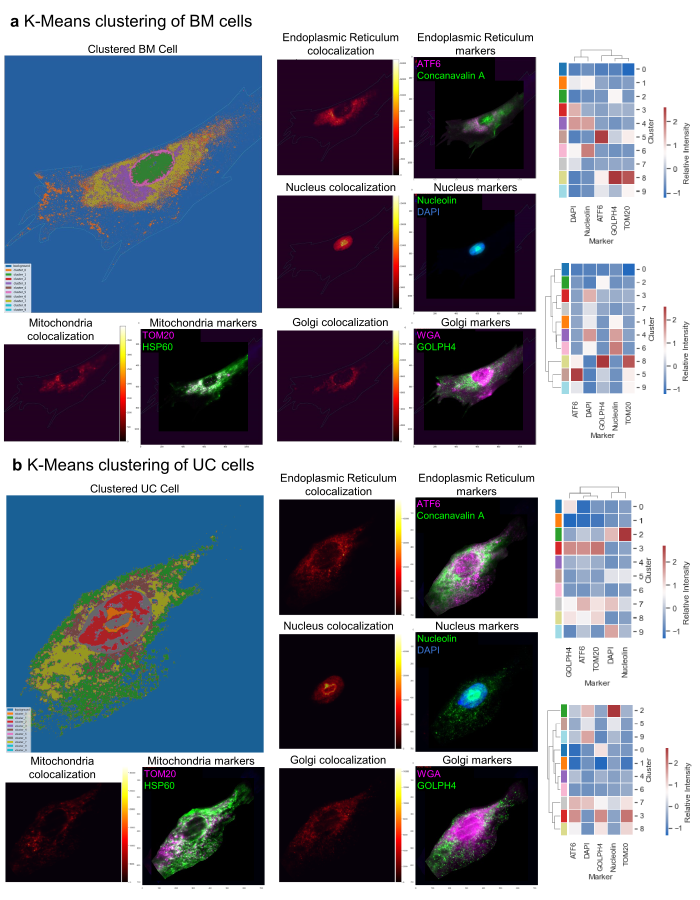
#> input picture Criteria Testing/data/Figure 10.tiff, 2100 x 2700 px (shown at 1/3 size); its folder holds only this picture in this run
$ jupyter execute 02_complexityScore.ipynb
#> lines starting #> are read from the running program, lines starting #| are printed output that depends on the picture; after the words box and inside, x2 and y2 are one past the last pixel; in counts of white or black regions, pixels touching at a corner belong together
# Complexity Score Calculation

## Importing Libraries and Files

[cell 1]
import cv2
import matplotlib.pyplot as plt
import numpy as np
import pandas as pd
import os
import pathlib

curPlace = os.getcwd()
Place = curPlace + '\data'
placePath = pathlib.Path(Place)
allFiles = list(placePath.iterdir())

## Importing the Images and Calculating Objects

[cell 2]
allComp = np.array([1])

for i in allFiles:
    # Convert image in grayscale
    src = cv2.imread(str(i))
#> src is the input picture: shape (2700, 2100, 3); mean B, G, R 140.4, 126.8, 120.6
    gray_im = cv2.cvtColor(src, cv2.COLOR_BGR2GRAY)
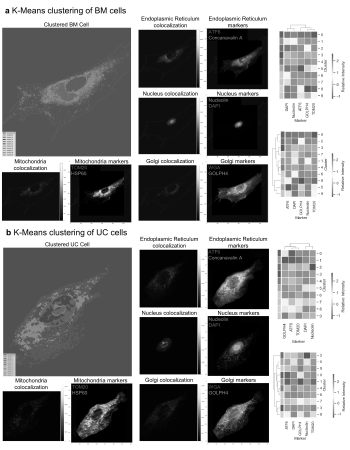
#> gray_im: shape (2700, 2100) (shown at 1/6 size); min 0, max 255, mean 126.5

    # Contrast adjusting with gamma correction y = 1.2
    gray_correct = np.array(255 * (gray_im / 255) ** 1.2 , dtype='uint8')
    thresh = cv2.adaptiveThreshold(gray_correct, 255, cv2.ADAPTIVE_THRESH_GAUSSIAN_C, cv2.THRESH_BINARY, 255, 19)
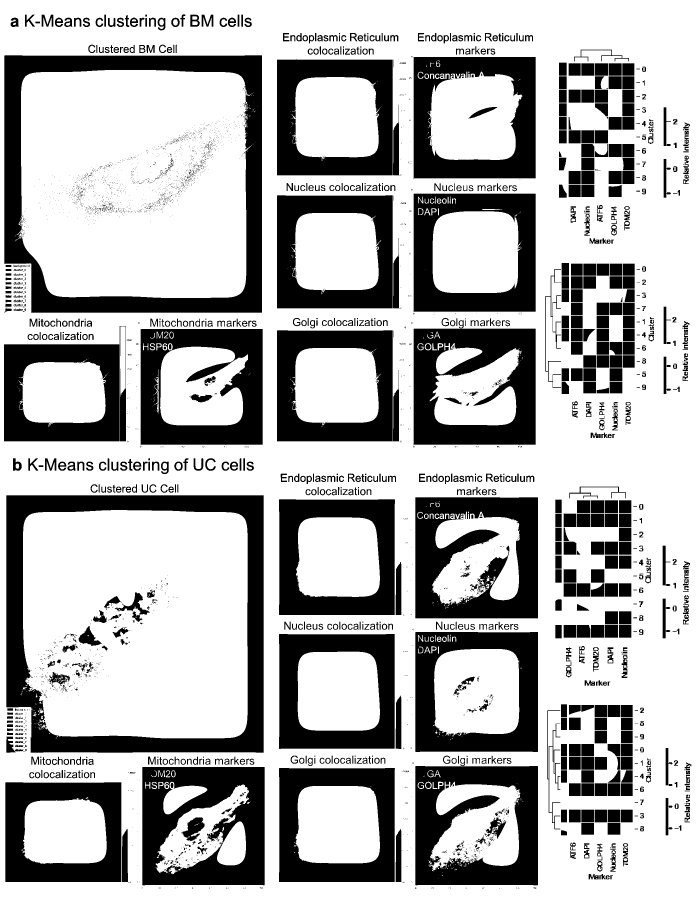
#> thresh: shape (2700, 2100) (shown at 1/3 size); 69.1% white; 4367 black regions (3295 under 20 px), largest, box (x1, y1, x2, y2) and area: (19, 1486, 791, 2258) 140713, (13, 166, 786, 938) 137181, (1246, 1492, 1614, 1855) 85010
    thresh = cv2.bitwise_not(thresh)

    # Dilatation et erosion
    kernel = np.ones((15,15), np.uint8)
    img_dilation = cv2.dilate(thresh, kernel, iterations=1)
#> img_dilation: shape (2700, 2100); 50.1% white; 136 black regions (29 under 20 px), largest, box (x1, y1, x2, y2) and area: (0, 0, 2100, 2700) 1418549, (76, 1537, 736, 2208) 367002, (70, 217, 732, 887) 330833
    img_erode = cv2.erode(img_dilation,kernel, iterations=1)
#> img_erode: shape (2700, 2100); 36% white; 201 white regions (95 under 20 px), largest, box (x1, y1, x2, y2) and area: (19, 1453, 794, 2666) 287658, (1231, 1461, 1614, 2667) 268759, (13, 134, 786, 939) 195802

    # clean all noise after dilatation and erosion
    img_erode = cv2.medianBlur(img_erode, 7)
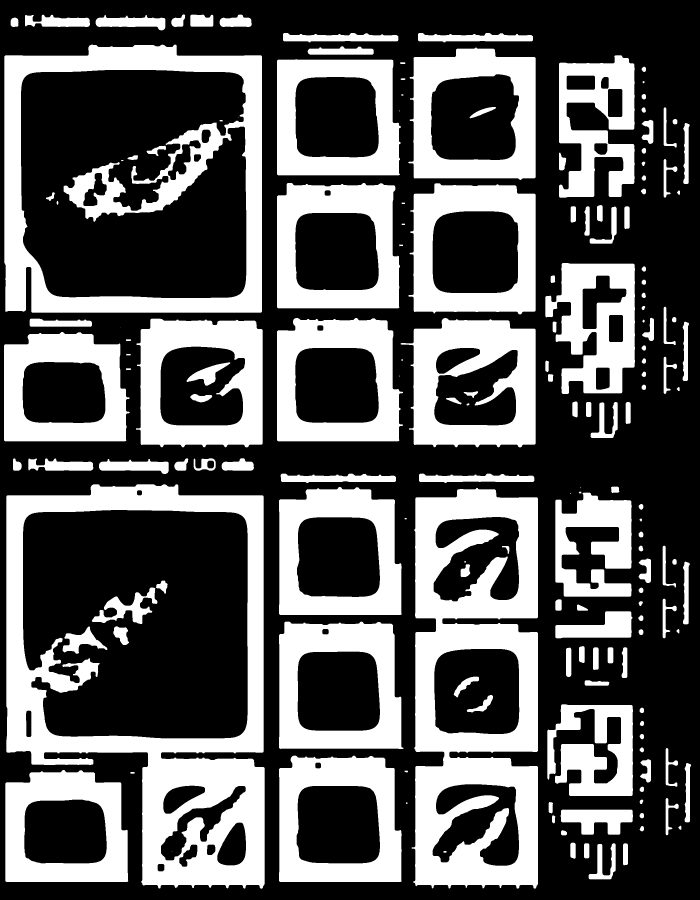
#> img_erode: shape (2700, 2100) (shown at 1/3 size); 35.9% white; 169 white regions (8 under 20 px), largest, box (x1, y1, x2, y2) and area: (19, 1453, 794, 2666) 283030, (1235, 1464, 1614, 2666) 268273, (13, 134, 786, 938) 194747

    ret, labels = cv2.connectedComponents(img_erode)
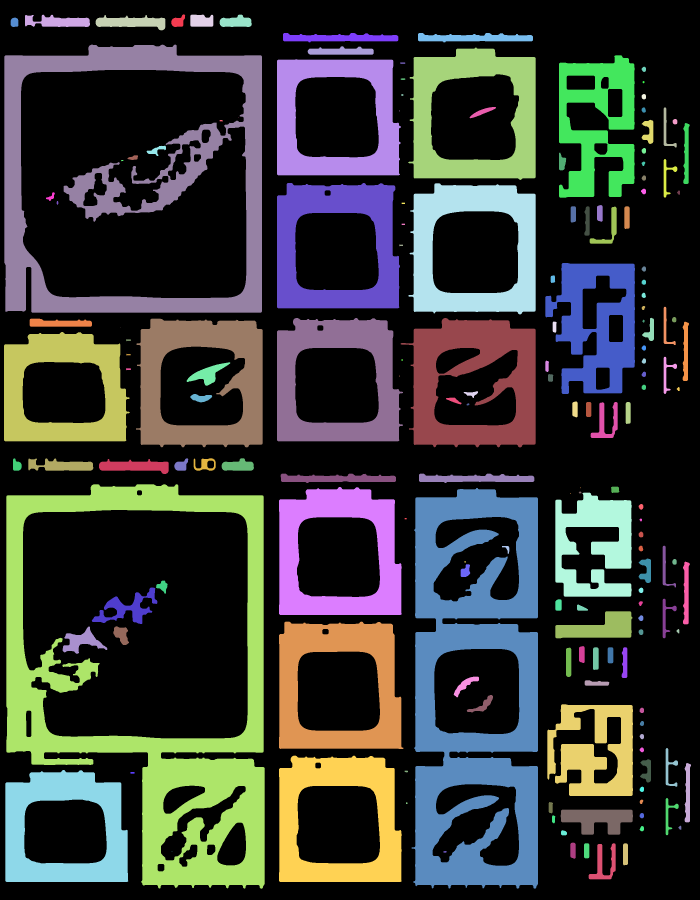
#> labels: shape (2700, 2100) int32 (shown at 1/3 size); 170 distinct labels, from 0 to 169; one colour per label, 0 black
#> ret = 170
    label_hue = np.uint8(179 * labels / np.max(labels))
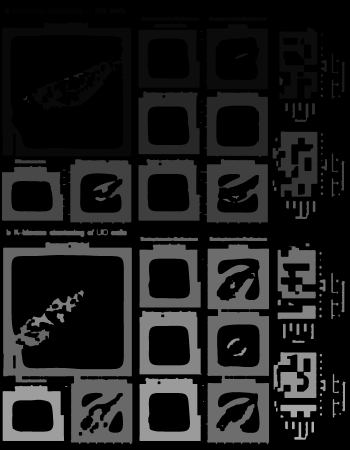
#> label_hue: shape (2700, 2100) (shown at 1/6 size); min 0, max 179, mean 28.4
    blank_ch = 255 * np.ones_like(label_hue)
    labeled_img = cv2.merge([label_hue, blank_ch, blank_ch])
    labeled_img = cv2.cvtColor(labeled_img, cv2.COLOR_HSV2BGR)
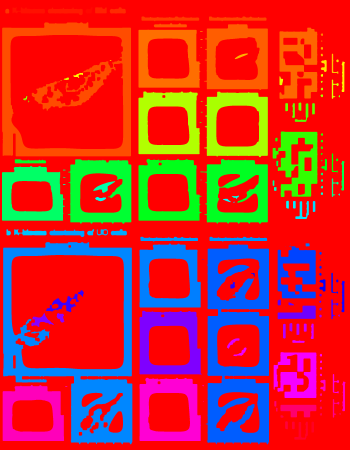
#> labeled_img: shape (2700, 2100, 3) (shown at 1/6 size); mean B, G, R 48, 46.2, 200.7
    labeled_img[label_hue == 0] = 0
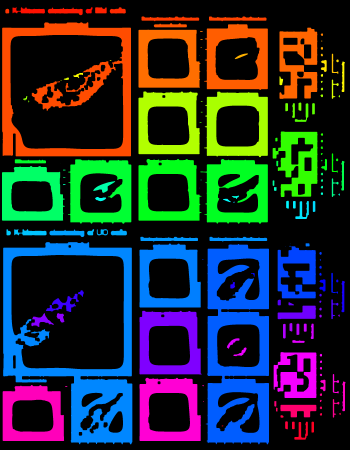
#> labeled_img: shape (2700, 2100, 3) (shown at 1/6 size); mean B, G, R 48, 46.2, 37.2
    allComp = np.hstack((allComp, ret-1))
#> allComp = [1, 169]

size = allComp.shape
allComp = allComp[1:size[0]]
#> allComp = [169]
'''
plt.subplot(222)
plt.title('Objects counted:'+ str(ret-1))
plt.imshow(labeled_img)
print('objects number is:', ret-1)
plt.show()
'''

## Listing all of the Figure Names

[cell 3]
nameList = np.array(["Name"])

for i in allFiles:
    pathString = str(i)
    ind = pathString.find('Figure')
    length = len(pathString)
    name = pathString[ind:length]

    ind = name.find('.')
    name = np.array(name[0:ind])
    nameList = np.vstack((nameList, name))

size = nameList.shape
nameList = nameList[1:size[0]]

## Creating the Spreadsheets and Figure Outputs Directory if it does not Exist

[cell 4]
current_directory = os.getcwd()

# Combine current directory path with the desired directory name
new_directory_path = current_directory + '\\spreadsheets'

# Check if the directory exists
if not os.path.exists(new_directory_path):
    # Create the directory if it doesn't exist
    os.makedirs(new_directory_path)

[cell 5]
current_directory = os.getcwd()

# Combine current directory path with the desired directory name
new_directory_path = current_directory + '\\figure outputs'

# Check if the directory exists
if not os.path.exists(new_directory_path):
    # Create the directory if it doesn't exist
    os.makedirs(new_directory_path)

## Outputting Files to a Spreadsheet

[cell 6]
data = pd.DataFrame(allComp, columns = [ "Complexity Score"])
#> data = table of 1 rows and 1 columns
nameData = pd.DataFrame(nameList, columns = ["Figure Number"])
newData = pd.concat([nameData,data], axis =1, join = "inner")
#> newData = table of 1 rows and 2 columns
newData.to_excel(curPlace + '\spreadsheets\Complexity Score.xlsx')

## Visualizing the Scores of the Data

[cell 7]
plt.hist(allComp,20)
plt.xlabel('Complexity Score')
plt.ylabel('Complexity Score Counts')
plt.title('Complexity Score Histogram')
plt.savefig(os.getcwd() + '\\figure outputs\\Complexity Score Histogram.png')
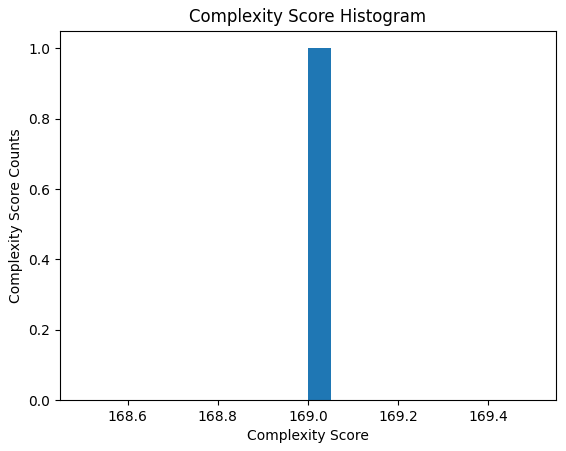
#> figure drawn by matplotlib, 1 panel; tallest bar 1 high, from x = 169 to 169.1

## Finding the Maximum Complexity Score

[cell 8]
i = 0
init = 0

size = allComp.shape

while i < size[0]:
    curVal = allComp[i]

    if curVal >= init:
        init = curVal
        maxidx = i
    i = i + 1
#> this loop made 1 pass
#> (curVal, init) on pass 1: (169, 169)
#> after the loop, i = 1; init = 169; maxidx = 0

print(maxidx)
#| 0
print(init)
#| 169

## Finding the Minimum Complexity Score

[cell 9]
i = 0
init = 400

size = allComp.shape

while i < size[0]:
    curVal = allComp[i]

    if curVal <= init:
        init = curVal
        minidx = i
    i = i + 1
#> after the loop, i = 1; init = 169; minidx = 0

print(minidx)
#| 0
print(init)
#| 169

## Visualizing the Max and Min "Complexity"

[cell 10]
minImgPath = str(allFiles[minidx])
maxImgPath = str(allFiles[maxidx])

minImg = cv2.imread(minImgPath)
minImg = cv2.cvtColor(minImg, cv2.COLOR_BGR2RGB)
maxImg = cv2.imread(maxImgPath)
maxImg = cv2.cvtColor(maxImg, cv2.COLOR_BGR2RGB)

plt.subplot(1,2,1)
plt.imshow(minImg)
plt.title('Minimum Complexity Score')
plt.axis('off')
plt.subplot(1,2,2)
plt.imshow(maxImg)
plt.title('Maximum Complexity Score')
plt.axis('off')
plt.savefig(os.getcwd() + '\\figure outputs\\Min and Max Complexity Score.png')

$ run again, on Criteria Testing/data/Figure 22.tiff
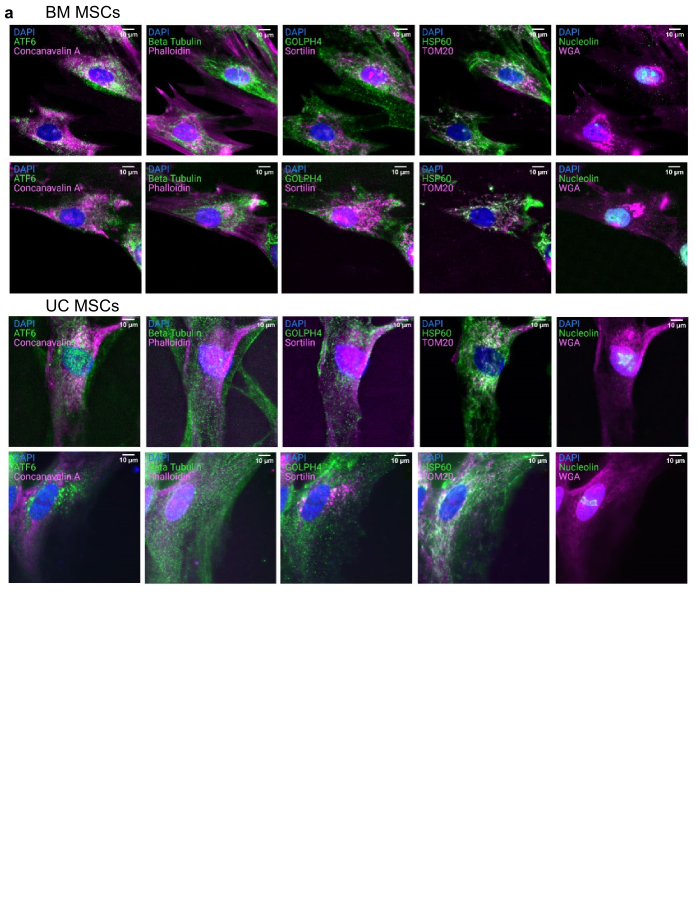
#> input picture Criteria Testing/data/Figure 22.tiff, 2100 x 2700 px (shown at 1/3 size)
#> src is the input picture: shape (2700, 2100, 3); mean B, G, R 139.3, 131.5, 133.7
#> img_dilation: shape (2700, 2100); 41% white; 52 white regions, largest, box (x1, y1, x2, y2) and area: (19, 891, 1243, 1758) 425148, (22, 480, 1248, 888) 363280, (433, 68, 1660, 474) 309385
#> `ret, labels = cv2.connectedComponents(img_erode)`:
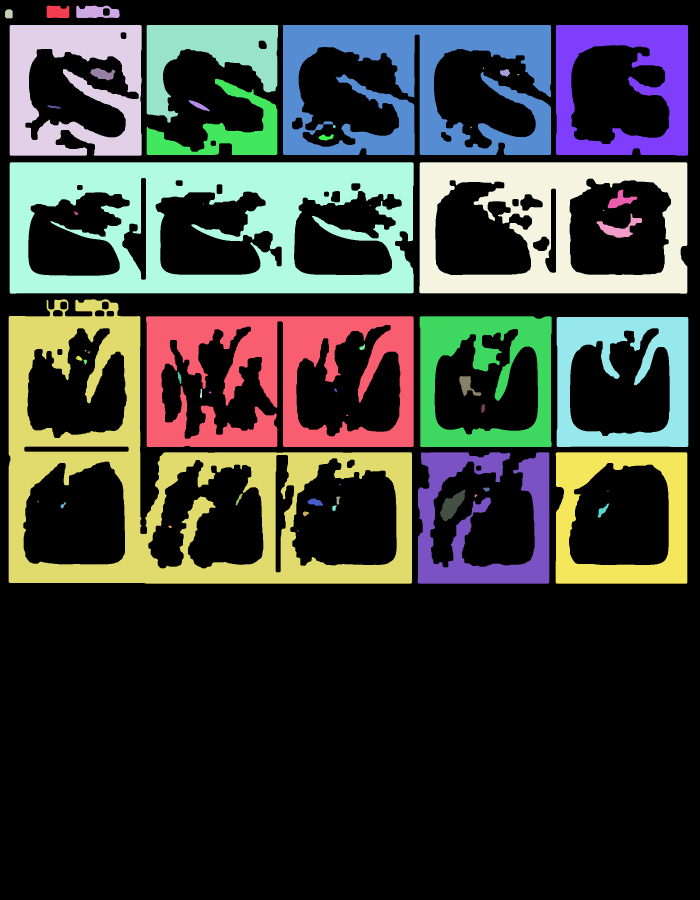
#> labels: shape (2700, 2100) int32 (shown at 1/3 size); 59 distinct labels, from 0 to 58; one colour per label, 0 black
#> ret = 59
#> `allComp = np.hstack((allComp, ret-1))`: allComp = [1, 58]
#> `allComp = allComp[1:size[0]]`: allComp = [58]
#> data = table of 1 rows and 1 columns
#> newData = table of 1 rows and 2 columns
#> `plt.savefig(os.getcwd() + '\\figure outputs\\Complexity Score Histogra..`:
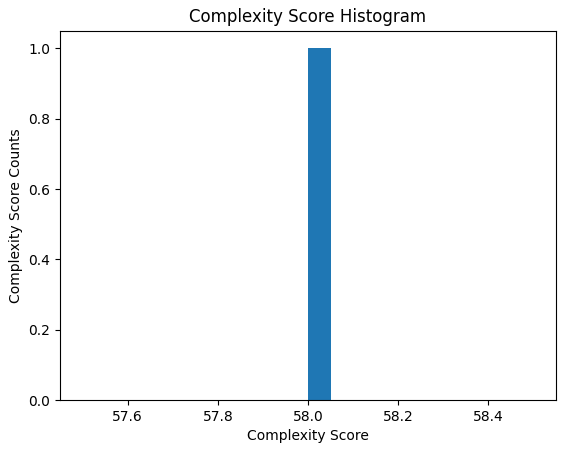
#> figure drawn by matplotlib, 1 panel; tallest bar 1 high, from x = 58 to 58.05
#> the loop `while i < size[0]:` made 1 pass
#> (curVal, init) on pass 1: (58, 58)
#> after the loop `while i < size[0]:`: i = 1; init = 58; maxidx = 0
#| 0
#| 58
#> after the loop `while i < size[0]:`: i = 1; init = 58; minidx = 0
#| 0
#| 58

$ run again, on Criteria Testing/data/Figure 23.tiff
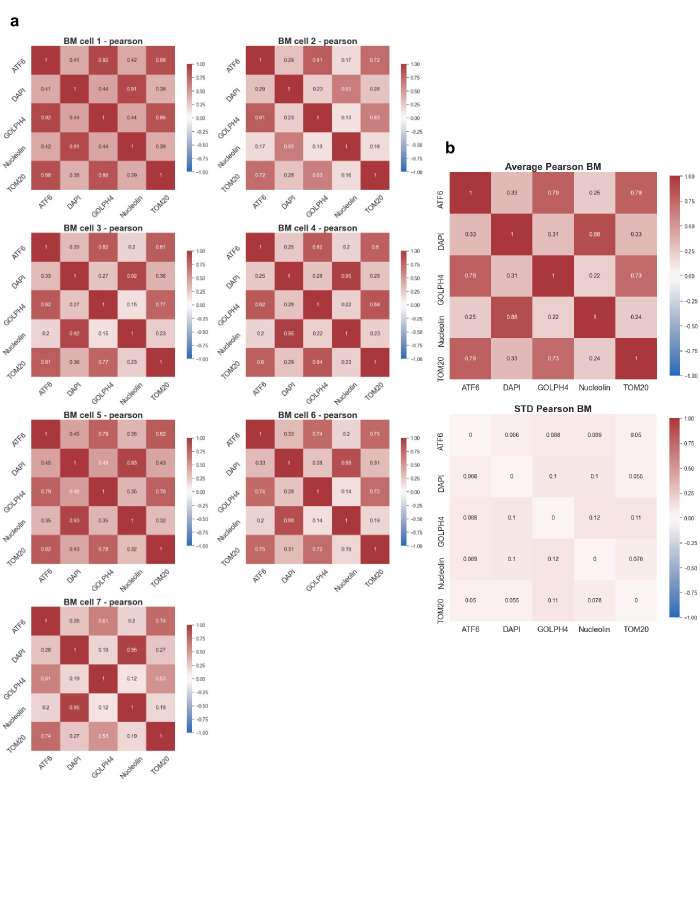
#> input picture Criteria Testing/data/Figure 23.tiff, 2100 x 2700 px (shown at 1/3 size)
#> src is the input picture: shape (2700, 2100, 3); mean B, G, R 214.3, 214.3, 235.6
#> img_dilation: shape (2700, 2100); 31.6% white; 249 white regions, largest, box (x1, y1, x2, y2) and area: (1342, 482, 1978, 1145) 254177, (86, 1228, 532, 1757) 141152, (86, 106, 532, 635) 140443
#> `ret, labels = cv2.connectedComponents(img_erode)`:
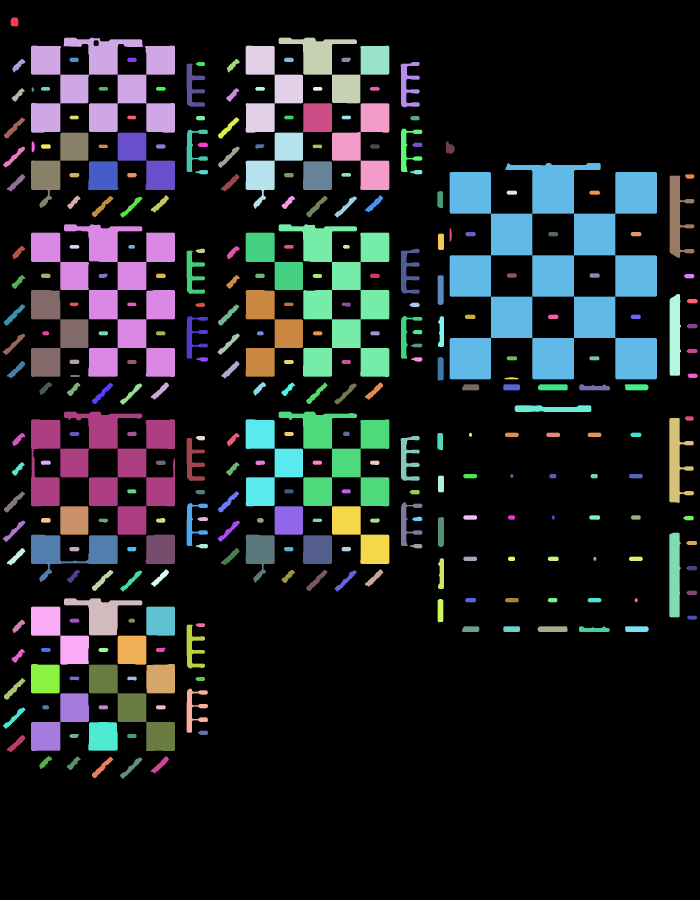
#> labels: shape (2700, 2100) int32 (shown at 1/3 size); 304 distinct labels, from 0 to 303; one colour per label, 0 black
#> ret = 304
#> `labeled_img[label_hue == 0] = 0`:
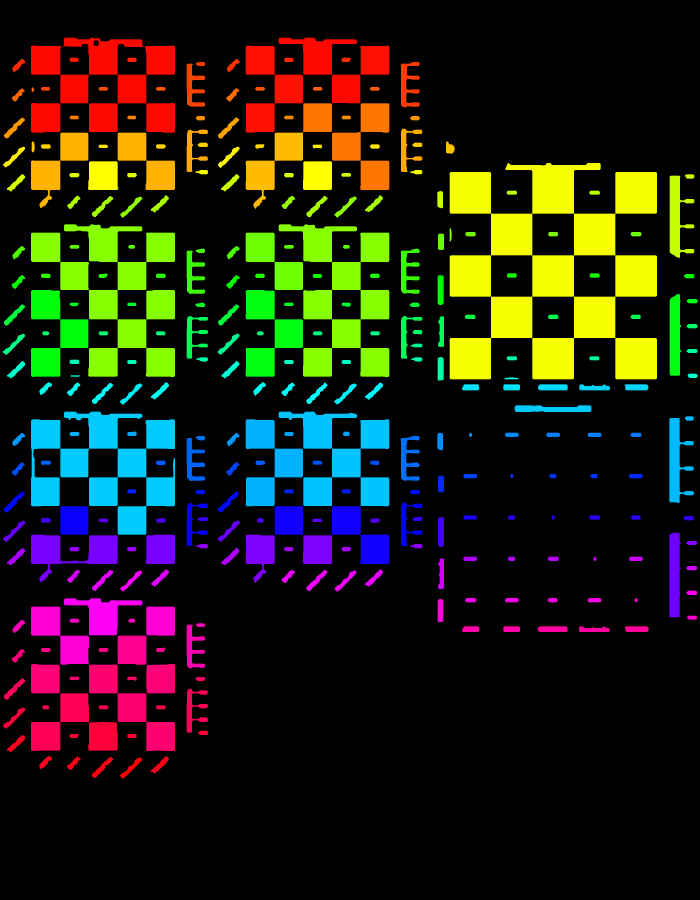
#> labeled_img: shape (2700, 2100, 3) (shown at 1/3 size); mean B, G, R 16.9, 31.3, 31.5
#> `allComp = np.hstack((allComp, ret-1))`: allComp = [1, 303]
#> `allComp = allComp[1:size[0]]`: allComp = [303]
#> data = table of 1 rows and 1 columns
#> newData = table of 1 rows and 2 columns
#> the loop `while i < size[0]:` made 1 pass
#> (curVal, init) on pass 1: (303, 303)
#> after the loop `while i < size[0]:`: i = 1; init = 303; maxidx = 0
#| 0
#| 303
#> after the loop `while i < size[0]:`: i = 1; init = 303; minidx = 0
#| 0
#| 303
